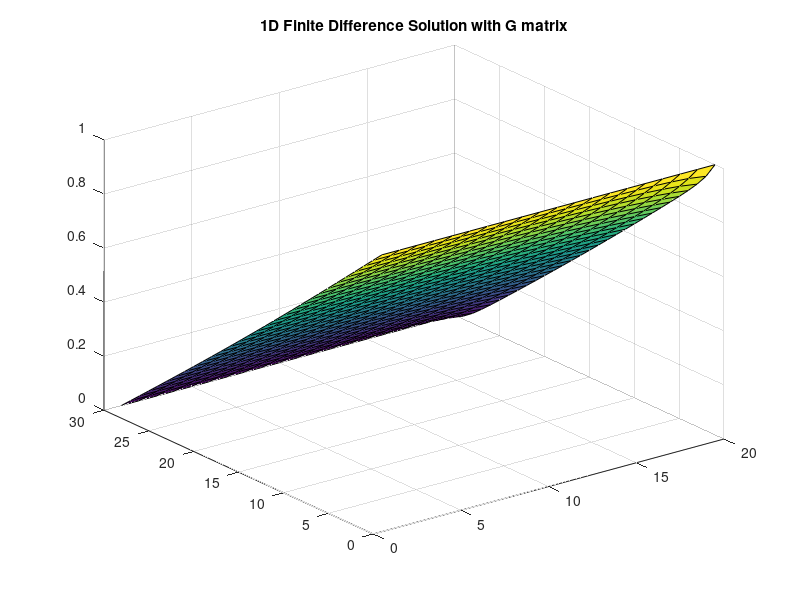

The MATLAB script that drew this image:
%Part 1a - 1D solution 
%This code is the simplest case for the finite difference code, looking at a 1D solution 

clear all

%constants
L = 30; %size of matrix in x
W = 20; %size of matrix in y
V0 = 1; %initial velocity

%create initial matrices
G = sparse(L*W,L*W);
F = zeros(L*W,1);

%generate G matrix
for x = 1:L
    for y = 1:W
        
    %mapping equation
    n = y + (x-1) * W;

    %local mapping
    nxm = y+(x-2)*W;
    nxp = y+(x)*W;
    nym = (y-1)+(x-1)*W;
    nyp = (y+1)+(x-1)*W;

        if(x ==1) %left x boundary
            G(n,n) = 1;
            F(n) = V0;
        elseif (x==L) %right x boundary
            G(n,n) = 1;
            F(n) = 0;
        elseif (y ==1) %bottom y boundary
           G(n,:) = 0;
           G(n,nxm) = 1;
           G(n,n) = -3;
           G(n,nxp) = 1;
           G(n,nyp) = 1;
        elseif(y ==W) %top y boundary
           G(n,:) = 0;
           G(n,nxm) = 1;
           G(n,n) = -3;
           G(n,nxp) = 1;
           G(n,nyp) = 1;
        else %all interior points
           G(n,:)= 0;
           G(n,nxm) = 1;
           G(n,n) = -4;
           G(n,nxp) = 1;
           G(n,nym) = 1;
           G(n,nyp) = 1;
        end
    end
end

V = G\F; %use G matrix to solve for V

%populate V matrix solution
for (x = 1:L)
    for (y = 1:W)
        n = y + (x-1) * W;
        VMatrix(x,y) = V(n);
    end
end

%plot g matrix solution
figure(1)
surf(VMatrix);
title('1D Finite Difference Solution with G matrix');

